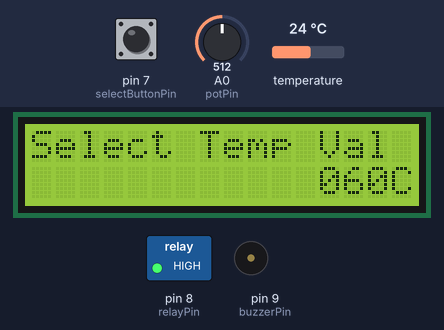
A sketch run on a simulated Arduino Uno, built with avr-gcc and run on an emulated ATmega328P. Parts: 16×2 character LCD, switched loads named in the sketch (green lamp = pin HIGH), buzzer (waves = sounding, pin HIGH). The test bench sets the inputs (shaded band); at power-on: pin 7 (selectButtonPin) LOW, temperature 24 °C, A0 (potPin) = 512. What the sketch prints to the serial monitor is not drawn.

Above: at 1.2 s.
1.3 s: pin 7 (selectButtonPin) pulled HIGH for 0.15 s
At 3.3 s:
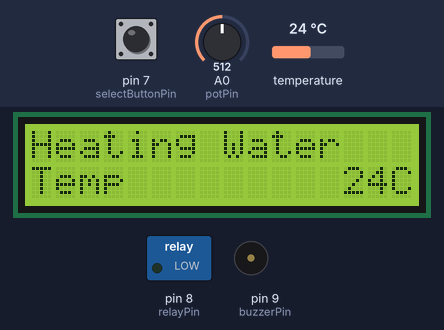
3.6 s: temperature set to 12 °C
At 4.8 s:
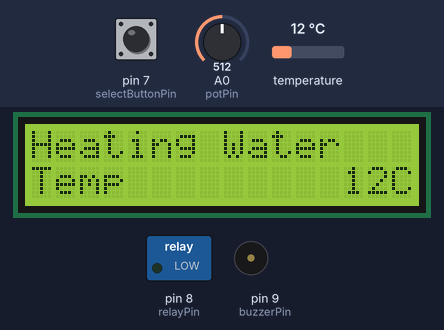
5.1 s: temperature set to 19 °C
At 6.3 s:
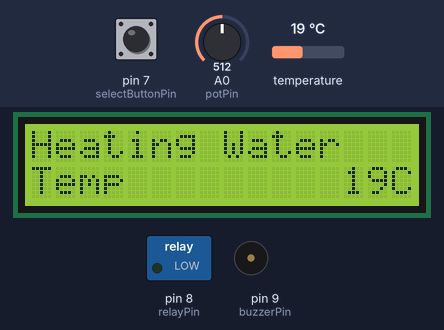
6.7 s: temperature set to 28 °C
At 7.7 s:
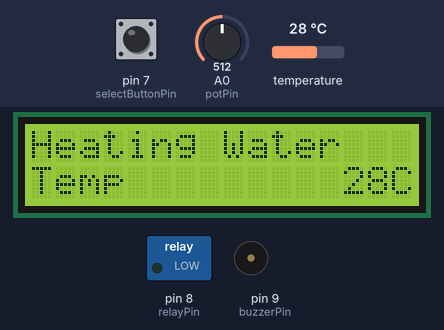
Timing chart, 0 to 9.3 s (numbered marks = the images above; inputs shaded):
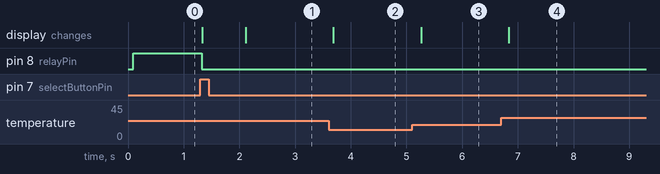

The sketch:

Kettle_Mini_Project_V2.ino
```cpp
//Arduino Mini Project to create "Temperature Controlled Water Kettle"
//Mini Project by : Hrudayesh
//yotube.com @Hrudayesh
//Relay module I have used in this Poject is Active Low,change the code according for your Project


//Including Libraries for I2C LCD Display ,Temperature Sensor and other libraries required for communucation Protocol
#include <LiquidCrystal_I2C.h>
#include <Wire.h>
#include <DallasTemperature.h>
#include <OneWire.h>


//Declaring constants for pins we are using in the project
#define relayPin 8
#define selectButtonPin 7
#define potPin A0
#define tempSensorPin 5
#define buzzerPin 9


LiquidCrystal_I2C lcd(0x27,16,2);

OneWire oneWire(tempSensorPin);

DallasTemperature sensors(&oneWire);

int celsius = 0;
int select = 0;
int tempRange = 0;
int range;
int tempSelect;
int selectPin = 2;

void setup()
{
  lcd.init();
  lcd.setCursor(0,0);
  lcd.backlight();
  sensors.begin();

  pinMode(relayPin,OUTPUT);
  pinMode(selectButtonPin,INPUT);
  pinMode(potPin,INPUT);
  pinMode(tempSensorPin,INPUT);
  pinMode(buzzerPin,OUTPUT);
  pinMode(A0,INPUT);
  pinMode(selectPin,INPUT);


  lcd.setCursor(0,0);
  lcd.print("Select Temp Val");
  lcd.setCursor(15,1);
  lcd.print("C");

  Serial.begin(9600);
  digitalWrite(relayPin,HIGH);

}

void loop()
{


  while(select != 1)
  {
    lcd.setCursor(0,0);
    lcd.print("Select Temp Val");
    lcd.setCursor(15,1);
    lcd.print("C");

    select = digitalRead(selectButtonPin);
    range = analogRead(A0);
    tempRange = map(range,0,1024,20,101);

    if(tempRange != 100)
    {
      lcd.setCursor(12,1);
      lcd.print("0");
      lcd.setCursor(13,1);
      lcd.print(tempRange);
      //delay(1000);

    }

    if(tempRange == 100)
    {
      lcd.setCursor(12,1);
      lcd.print(tempRange);
      //delay(1000);

    }
  }

  if(select == 1)
  {
    lcd.clear();
    lcd.setCursor(0, 0);
    lcd.print("Heating Water");
    lcd.setCursor(0,1);
    lcd.print("Temp");
    lcd.setCursor(15,1);
    lcd.print("C");

    tempSelect = tempRange;

  }

  //sensors.requestTemperatures();
  //celsius = sensors.getTempCByIndex(0);


    while(celsius < tempSelect)
    {
      digitalWrite(relayPin,LOW);
      sensors.requestTemperatures();
      celsius = sensors.getTempCByIndex(0);

      if(celsius == -127)
      {
        lcd.clear();
      }

      else
      {
        lcd.setCursor(0, 0);
        lcd.print("Heating Water");
        lcd.setCursor(0,1);
        lcd.print("Temp");
        lcd.setCursor(15,1);
        lcd.print("C");

        lcd.setCursor(13,1);
        lcd.print(celsius);
        Serial.println(celsius);
      }

    }
    Serial.println(celsius);

    lcd.clear();
    lcd.setCursor(0,0);
    lcd.print("Water Heated");
    lcd.setCursor(0,1);
    lcd.print("Kettle is OFF");

    digitalWrite(relayPin,HIGH);

    tone(buzzerPin,1000);
    delay(1000);
    noTone(buzzerPin);

    lcd.clear();
    select = 0;


}
```

Measured:
- after the input at 1.3 s, pin 8 (relayPin): HIGH → LOW at once; the display: first changes at once (image 1 shows a later state)
- after the input at 3.6 s, the display: changes after 0.09 s (image 2)
- after the input at 5.1 s, the display: changes after 0.16 s (image 3)
- after the input at 6.7 s, the display: changes after 0.13 s (image 4)
